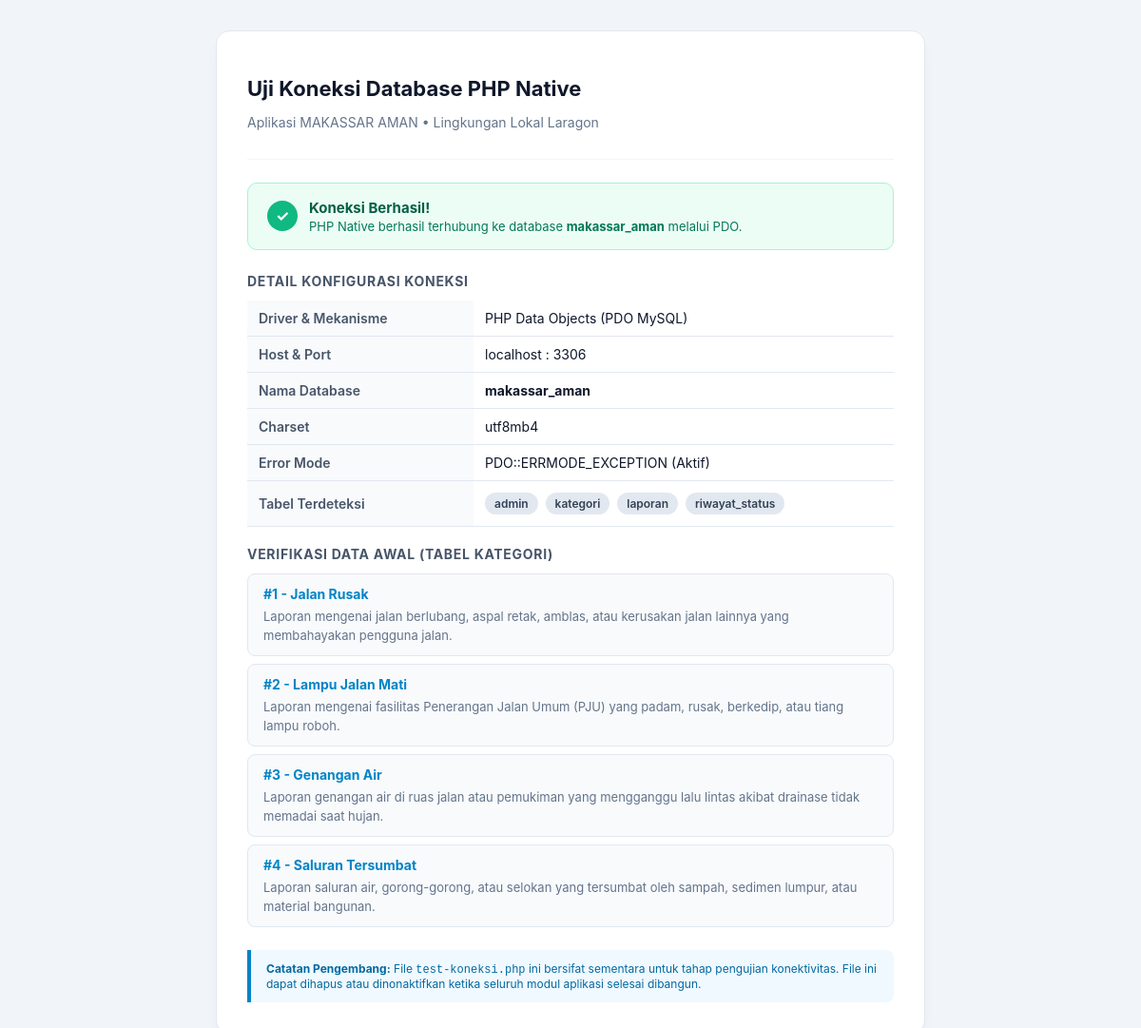
The page /test-koneksi.php on the database its author committed.
### tables this page shows
CREATE TABLE IF NOT EXISTS `kategori` (
    `id_kategori` INT AUTO_INCREMENT PRIMARY KEY,
    `nama_kategori` VARCHAR(100) NOT NULL,
    `deskripsi` TEXT DEFAULT NULL,
    `created_at` DATETIME DEFAULT CURRENT_TIMESTAMP
);

### test-koneksi.php (the view, shortened to what this page needs)
<?php
require_once __DIR__ . '/config/database.php';
$kategori_list = [];
$tabel_list = [];
try {
    $stmtTabel = $pdo->query("SHOW TABLES");
    $tabel_list = $stmtTabel->fetchAll(PDO::FETCH_COLUMN);
    $stmtKategori = $pdo->query("SELECT id_kategori, nama_kategori, deskripsi FROM kategori ORDER BY id_kategori ASC");
    $kategori_list = $stmtKategori->fetchAll();
} catch (PDOException $e) {
    $status_koneksi = false;
    error_log("Test Query Error: " . $e->getMessage());
}
?>
<!DOCTYPE html>
<html lang="id">
<head>
</head>
<body>
    <div class="container">
        <div class="header">
            <h1 class="title">Uji Koneksi Database PHP Native</h1>
            <p class="subtitle">Aplikasi MAKASSAR AMAN &bull; Lingkungan Lokal Laragon</p>
        </div>
        <div class="alert-success">
            <div class="alert-icon">&#10003;</div>
            <div class="alert-text">
                <h4>Koneksi Berhasil!</h4>
                <p>PHP Native berhasil terhubung ke database <strong>makassar_aman</strong> melalui PDO.</p>
            </div>
        </div>
        <div class="section-title">Detail Konfigurasi Koneksi</div>
        <table class="info-table">
            <tr>
                <th>Driver & Mekanisme</th>
                <td>PHP Data Objects (PDO MySQL)</td>
            </tr>
            <tr>
                <th>Host & Port</th>
                <td>localhost : 3306</td>
            </tr>
            <tr>
                <th>Nama Database</th>
                <td><strong>makassar_aman</strong></td>
            </tr>
            <tr>
                <th>Charset</th>
                <td>utf8mb4</td>
            </tr>
            <tr>
                <th>Error Mode</th>
                <td>PDO::ERRMODE_EXCEPTION (Aktif)</td>
            </tr>
            <tr>
                <th>Tabel Terdeteksi</th>
                <td>
                    <?php if (!empty($tabel_list)): ?>
                        <?php foreach ($tabel_list as $tbl): ?>
                            <span class="badge-pill"><?= htmlspecialchars($tbl); ?></span>
                        <?php endforeach; ?>
                    <?php else: ?>
                        <em style="color: #94a3b8;">Belum ada tabel atau gagal dimuat.</em>
                    <?php endif; ?>
                </td>
            </tr>
        </table>
        <div class="section-title">Verifikasi Data Awal (Tabel Kategori)</div>
        <?php if (!empty($kategori_list)): ?>
            <ul class="category-list">
                <?php foreach ($kategori_list as $kat): ?>
                    <li class="category-item">
                        <strong>#<?= htmlspecialchars($kat['id_kategori']); ?> - <?= htmlspecialchars($kat['nama_kategori']); ?></strong>
                        <span><?= htmlspecialchars($kat['deskripsi'] ?? 'Tidak ada deskripsi.'); ?></span>
                    </li>
                <?php endforeach; ?>
            </ul>
        <?php else: ?>
            <p style="font-size: 13px; color: #64748b;">Tabel kategori belum memiliki data.</p>
        <?php endif; ?>
        <div class="footer-note">
            <strong>Catatan Pengembang:</strong> File <code>test-koneksi.php</code> ini bersifat sementara untuk tahap pengujian konektivitas. File ini dapat dihapus atau dinonaktifkan ketika seluruh modul aplikasi selesai dibangun.
        </div>
    </div>
</body>
</html>

### test-koneksi.php (style rules this page uses)
body { font-family: -apple-system, BlinkMacSystemFont, "Segoe UI", Roboto, sans-serif; background-color: #f1f5f9; color: #0f172a; margin: 0; padding: 32px 16px; display: flex; justify-content: center; }
.container { width: 100%; max-width: 680px; background: #ffffff; border: 1px solid #e2e8f0; border-radius: 14px; padding: 32px; box-shadow: 0 10px 15px -3px rgba(0, 0, 0, 0.05); }
.header { margin-bottom: 24px; border-bottom: 1px solid #f1f5f9; padding-bottom: 16px; }
.title { font-size: 22px; font-weight: 700; color: #0f172a; margin-bottom: 4px; }
.subtitle { font-size: 14px; color: #64748b; }
.alert-success { background-color: #ecfdf5; border: 1px solid #a7f3d0; border-radius: 10px; padding: 16px 20px; display: flex; align-items: center; gap: 12px; margin-bottom: 24px; }
.alert-icon { width: 32px; height: 32px; border-radius: 50%; background-color: #10b981; color: #ffffff; display: flex; align-items: center; justify-content: center; font-weight: bold; flex-shrink: 0; }
.alert-text h4 { margin: 0 0 2px 0; font-size: 15px; color: #065f46; }
.alert-text p { margin: 0; font-size: 13px; color: #047857; }
.section-title { font-size: 14px; font-weight: 700; text-transform: uppercase; letter-spacing: 0.05em; color: #475569; margin: 20px 0 12px 0; }
.info-table { width: 100%; border-collapse: collapse; font-size: 14px; margin-bottom: 20px; }
.info-table th, .info-table td { text-align: left; padding: 10px 12px; border-bottom: 1px solid #e2e8f0; }
.info-table th { background-color: #f8fafc; color: #475569; font-weight: 600; width: 35%; }
.badge-pill { display: inline-block; background: #e2e8f0; color: #334155; padding: 4px 10px; border-radius: 9999px; font-size: 12px; font-weight: 600; margin: 2px 4px 2px 0; }
.category-list { list-style: none; padding: 0; margin: 0; }
.category-item { background: #f8fafc; border: 1px solid #e2e8f0; border-radius: 8px; padding: 12px 16px; margin-bottom: 8px; }
.category-item strong { display: block; font-size: 14px; color: #0284c7; margin-bottom: 4px; }
.category-item span { font-size: 13px; color: #64748b; }
.footer-note { margin-top: 24px; padding: 12px 16px; border-left: 4px solid #0284c7; background: #f0f9ff; font-size: 12px; color: #0369a1; border-radius: 0 8px 8px 0; }

### rows shown on the page
kategori: id_kategori "1", nama_kategori "Jalan Rusak", deskripsi "Laporan mengenai jalan berlubang, aspal retak, amblas, atau kerusakan jalan lainnya yang membahayakan pengguna jalan."
kategori: id_kategori "2", nama_kategori "Lampu Jalan Mati", deskripsi "Laporan mengenai fasilitas Penerangan Jalan Umum (PJU) yang padam, rusak, berkedip, atau tiang lampu roboh."
kategori: id_kategori "3", nama_kategori "Genangan Air", deskripsi "Laporan genangan air di ruas jalan atau pemukiman yang mengganggu lalu lintas akibat drainase tidak memadai saat hujan."
kategori: id_kategori "4", nama_kategori "Saluran Tersumbat", deskripsi "Laporan saluran air, gorong-gorong, atau selokan yang tersumbat oleh sampah, sedimen lumpur, atau material bangunan."

### other values the page prints
$tbl "admin"
$tbl "kategori"
$tbl "laporan"
$tbl "riwayat_status"
